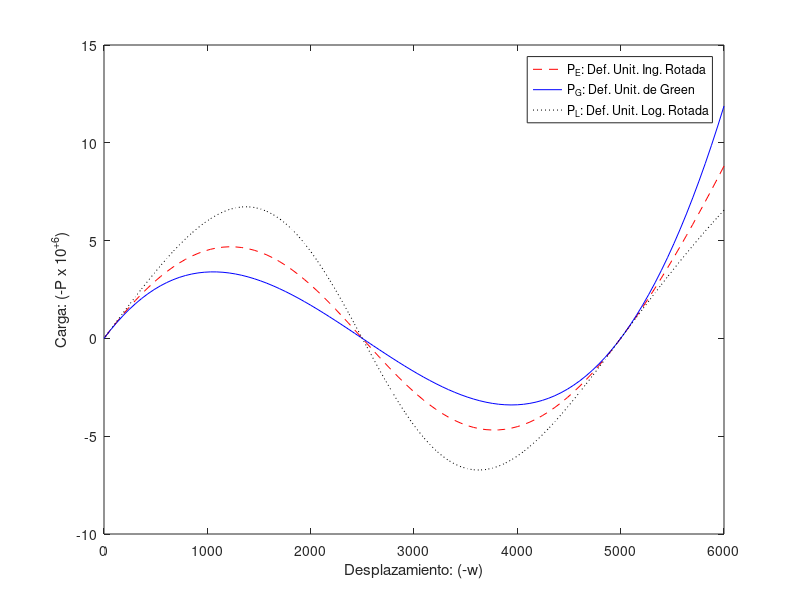

Recreate this plot in MATLAB.
%% Medidas de Deformacion No-Lineales %% Grafica de Resultados de Seccion 2.3
clc; clear

% Parametros de la Estructura
x=2500; z=2500;
A0 = 100; E = 5e5;

% Calculo longitud incial barra
l0 = sqrt(z^2+x^2);

% Se define q para las distintas medidas de deformacion
PE = @(w) E*A0*(z+w).*(sqrt((w+z).^2+x^2)-l0)./(l0*sqrt((w+z).^2+x^2));
PG = @(w) E*A0*(z+w).*(2*z*w+w.^2)/(2*l0^3);
PL = @(w) E*A0*l0*(z+w).*log(sqrt((z+w).^2+x^2)/l0)./((z+w).^2+x^2);

% Se define rango de valores de w para graficar
w = linspace(-6000,0,100);

% Se grafica
plot(-w,-PE(w)/1e6,'--r',-w,-PG(w)/1e6,'-b',-w,-PL(w)/1e6,':k')
legend('P_E: Def. Unit. Ing. Rotada','P_G: Def. Unit. de Green','P_L: Def. Unit. Log. Rotada')
xlabel('Desplazamiento: (-w)'); ylabel('Carga: (-P x 10^+^6)')
